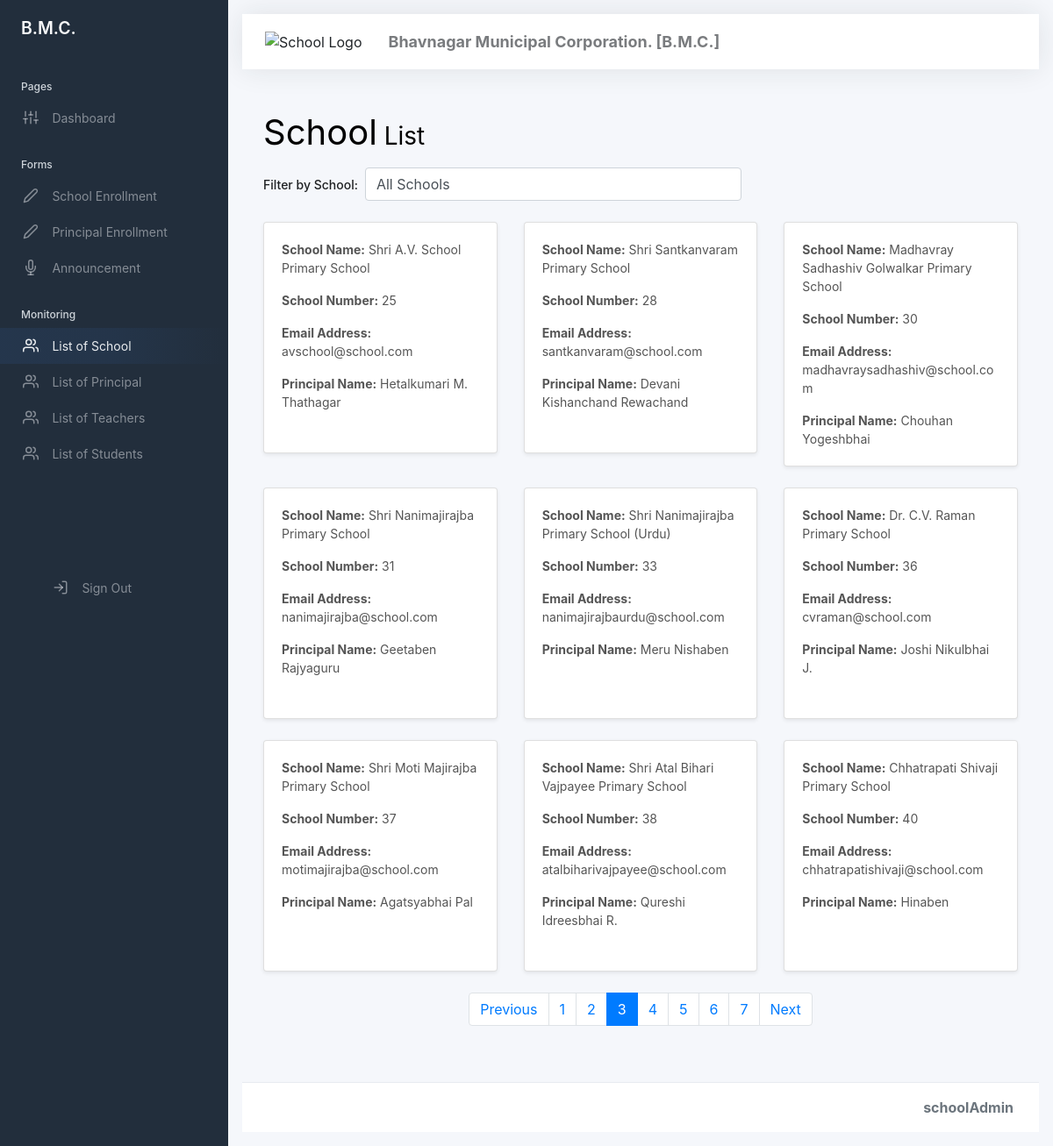
The app's page /BMC/school-list.php?page=3 with its own data.
### tables this page shows
CREATE TABLE `school_1` (
  `school_no` int(11) NOT NULL,
  `school_name` varchar(255) NOT NULL,
  `email_address` varchar(255) DEFAULT NULL,
  `standard` varchar(10) NOT NULL,
  `principal_name` varchar(255) NOT NULL,
  `address` text NOT NULL
);

### BMC/school-list-display.php (the view, shortened to what this page needs)
<!DOCTYPE html>
<html lang="en">
<head>
    <link href="css/app.css" rel="stylesheet">
    <link rel="stylesheet" href="https://cdn.jsdelivr.net/npm/bootstrap@4.5.3/dist/css/bootstrap.min.css">
</head>
<body>
    <main role="main" class="content p-4">
        <div class="container m-0 p-0">
            <h1 class="h3 mb-3" style="font-weight:normal"><strong class="h1" style="font-weight:normal">School</strong>
                List</h1>
            <div class="row mb-4">
                <div class="col-md-6">
                    <form method="GET" action="" class="form-inline">
                        <div class="form-group mr-2">
                            <label for="schoolFilter" class="mr-2">Filter by School:</label>
                            <select name="school_filter" id="schoolFilter" class="form-control"
                                onchange="this.form.submit()">
                                <option value="all">All Schools</option>
                            </select>
                        </div>
                    </form>
                </div>
            </div>
            <div class="row">
                <?php
                include_once 'connection.php';
                $limit = 9;
                $page = isset($_GET['page']) ? $_GET['page'] : 1;
                $offset = ($page - 1) * $limit;
                $filter_condition = "";
                $total_query = "SELECT COUNT(*) FROM school_1 $filter_condition";
                $total_result = mysqli_query($conn, $total_query);
                $total_rows = mysqli_fetch_array($total_result)[0];
                $total_pages = ceil($total_rows / $limit);
                $select = "SELECT * FROM school_1 $filter_condition LIMIT $limit OFFSET $offset";
                $result = mysqli_query($conn, $select);
                if ($result && mysqli_num_rows($result) > 0) {
                    while ($row = mysqli_fetch_assoc($result)) {
                        echo '<div class="col-md-4">
                                      <div class="card mb-4 shadow-sm">
                                          <div class="card-body">
                                            <p class="card-text"><b>School Name:</b> ' . $row['school_name'] . '</p>
                                            <p class="card-text"><b>School Number:</b> ' . $row['school_no'] . '</p>
                                            <p class="card-text"><b>Email Address:</b> ' . $row['email_address'] . '</p>
                                            <p class="card-text"><b>Principal Name:</b> ' . $row['principal_name'] . '</p>
                                          </div>
                                      </div>
                                  </div>';
                    }
                } else {
                    echo '<div class="col-12 text-center p-5">
                                <div class="alert alert-info">No schools found matching your criteria.</div>
                              </div>';
                }
                ?>
            </div>
            <nav aria-label="Page navigation">
                <ul class="pagination justify-content-center">
                    <?php
                    $query_string = "";
                    if ($page > 1):
                    ?>
                    <li class="page-item"><a class="page-link"
                            href="?<?php echo $query_string; ?>page=<?php echo $page - 1; ?>">Previous</a></li>
                    <?php endif; ?>
                    <?php for ($i = 1; $i <= $total_pages; $i++): ?>
                    <li class="page-item <?php if ($i == $page)
                                                    echo 'active'; ?>">
                        <a class="page-link"
                            href="?<?php echo $query_string; ?>page=<?php echo $i; ?>"><?php echo $i; ?></a>
                    </li>
                    <?php endfor; ?>
                    <?php if ($page < $total_pages): ?>
                    <li class="page-item"><a class="page-link"
                            href="?<?php echo $query_string; ?>page=<?php echo $page + 1; ?>">Next</a></li>
                    <?php endif; ?>
                </ul>
            </nav>
        </div>
    </main>
</body>
</html>

### static/css/student-list-display.css (style rules this page uses)
body { background-color: #f8f9fa; color: #343a40; }
h1 { font-size: 24px; font-weight: bold; color: #007bff; margin-bottom: 20px; clear: both; }
.card { border-radius: 10px; transition: all 0.3s ease-in-out; box-shadow: 0 4px 8px rgba(0, 0, 0, 0.1); margin-bottom: 20px; }
.card-text { font-size: 14px; color: #555; }
.row { display: flex; flex-wrap: wrap; margin: 0 -15px; }
.col-md-4 { flex: 0 0 33.333%; max-width: 33.333%; padding: 0 15px; }

### BMC/school-list.php (style rules this page uses)
* { padding: 0; margin: 0; }
body { background: #f8f9fa; }
.card { max-width: 800px; margin: auto; }

### BMC/navbar.php (style rules this page uses)
:root { --primary-color: #3a7dda; --secondary-color: #f5f7fb; --text-color: #1e2022; --border-color: #e7eaf0; --success-color: #42ba96; --danger-color: #df4759; --warning-color: #f3b02a; --sidebar-bg: #1b2537; --sidebar-text: #ffffff; --card-shadow: 0 2px 6px rgba(0, 0, 0, 0.08); --form-bg: #ffffff; }
body { background-color: var(--secondary-color); color: var(--text-color); font-family: "Inter", -apple-system, BlinkMacSystemFont, "Segoe UI", Roboto, "Helvetica Neue", Arial, sans-serif; line-height: 1.5; margin: 0; }
label { display: block; font-size: 0.875rem; font-weight: 500; margin-bottom: 0.5rem; color: var(--text-color); }
input[type="text"], input[type="email"], input[type="tel"], input[type="number"], input[type="date"], textarea, select { width: 100%; padding: 0.5rem 0.75rem; font-size: 0.875rem; line-height: 1.5; color: var(--text-color); background-color: rgb(215, 217, 221); background-clip: padding-box; border: 1px solid var(--border-color); border-radius: 0.25rem; transition: border-color 0.15s ease-in-out, box-shadow 0.15s ease-in-out; }

### BMC/school-list-display.php (style rules this page uses)
.card { min-height: 16.5rem; }

### records on screen
school_1: school_name "Shri A.V. School Primary School", school_no "25", email_address "avschool@school.com", principal_name "Hetalkumari M. Thathagar"
school_1: school_name "Shri Santkanvaram Primary School", school_no "28", email_address "santkanvaram@school.com", principal_name "Devani Kishanchand Rewachand"
school_1: school_name "Madhavray Sadhashiv Golwalkar Primary School", school_no "30", email_address "madhavraysadhashiv@school.com", principal_name "Chouhan Yogeshbhai"
school_1: school_name "Shri Nanimajirajba Primary School", school_no "31", email_address "nanimajirajba@school.com", principal_name "Geetaben Rajyaguru"
school_1: school_name "Shri Nanimajirajba Primary School (Urdu)", school_no "33", email_address "nanimajirajbaurdu@school.com", principal_name "Meru Nishaben"
school_1: school_name "Dr. C.V. Raman Primary School", school_no "36", email_address "cvraman@school.com", principal_name "Joshi Nikulbhai J."
school_1: school_name "Shri Moti Majirajba Primary School", school_no "37", email_address "motimajirajba@school.com", principal_name "Agatsyabhai Pal"
school_1: school_name "Shri Atal Bihari Vajpayee Primary School", school_no "38", email_address "atalbiharivajpayee@school.com", principal_name "Qureshi Idreesbhai R."
school_1: school_name "Chhatrapati Shivaji Primary School", school_no "40", email_address "chhatrapatishivaji@school.com", principal_name "Hinaben"
